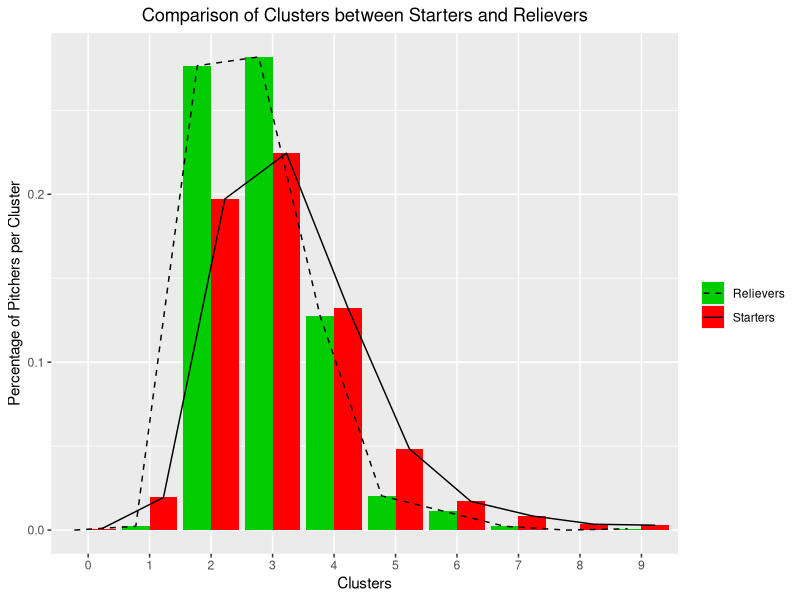

Write R code to recreate this figure.
library(tidyverse)

all_pitchers <- read.csv("clustered_pitches.csv")

relief_pitchers <- read.csv("relief_pitchers.csv")

starting_pitchers <- setdiff(select(all_pitchers, -clusters), relief_pitchers)

reliever_clusters <- reliever_clusters <- merge(all_pitchers, relief_pitchers, 
                                                by = c("pitcher", "game_year"), 
                                                all.x = FALSE, all.y = TRUE)

starter_clusters <- anti_join(all_pitchers, reliever_clusters,
                              by = c("pitcher", "game_year"))

starter_counts <- starter_clusters %>%
    group_by(clusters) %>%
    summarize(num_pitchers = n_distinct(pitcher) / nrow(starter_clusters)) %>%
    complete(clusters = 0:9, fill = list(num_pitchers = 0))

reliever_counts <- reliever_clusters %>%
    group_by(clusters) %>%
    summarize(num_pitchers = n_distinct(pitcher) / nrow(reliever_clusters)) %>%
    complete(clusters = 0:9, fill = list(num_pitchers = 0))

counts <- rbind(starter_counts, reliever_counts)
counts$group <- rep(c("Starters", "Relievers"), each = 10)

ggplot(counts, aes(x = as.factor(clusters), y = num_pitchers, fill = group)) +
    geom_bar(stat = "identity", position = position_dodge()) +
    geom_line(aes(group = group, linetype = group), position = position_dodge(width = 0.9)) +
    scale_fill_manual(values = c("green3", "red"), name = "") +
    scale_linetype_manual(values = c("dashed", "solid"), name = "") +
    xlab("Clusters") +
    ylab("Percentage of Pitchers per Cluster") +
    ggtitle("Comparison of Clusters between Starters and Relievers") +
    theme(plot.title = element_text(hjust = 0.5))